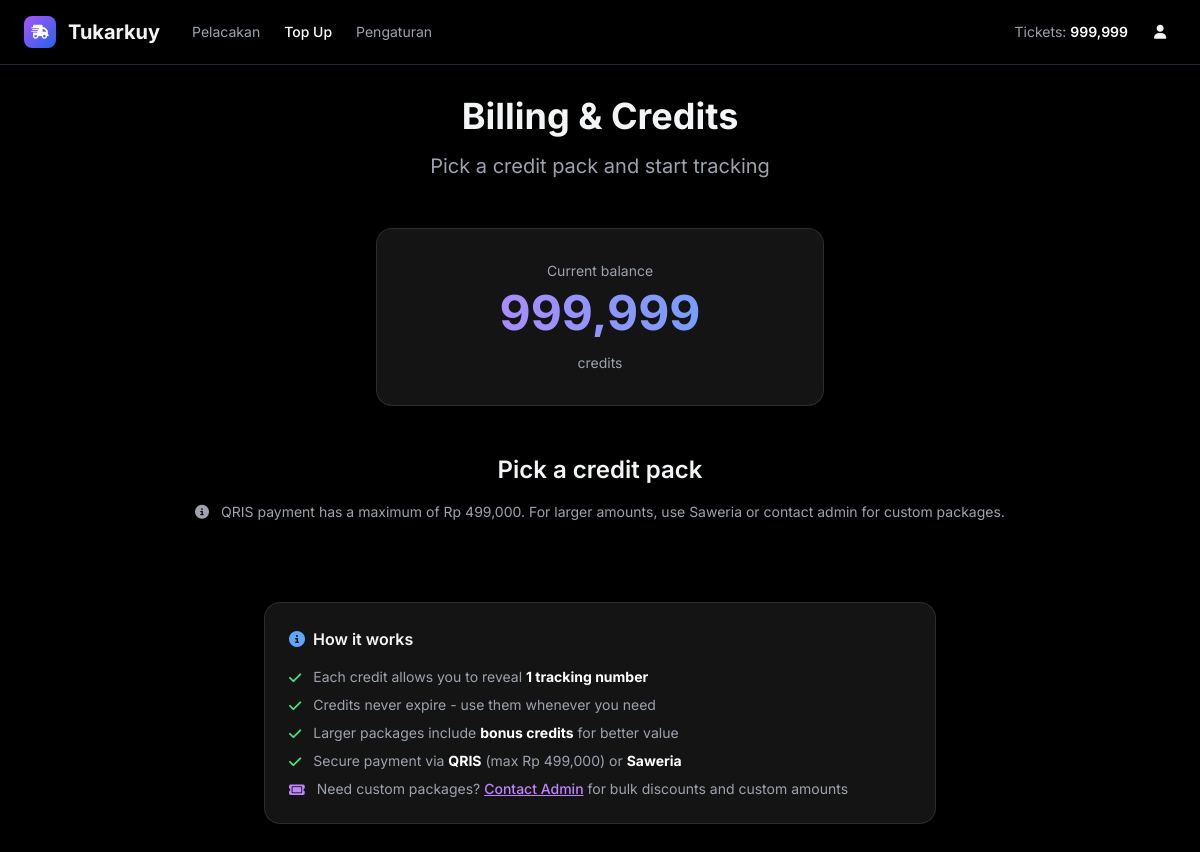
The app's page /tickets.php (signed in), older data.
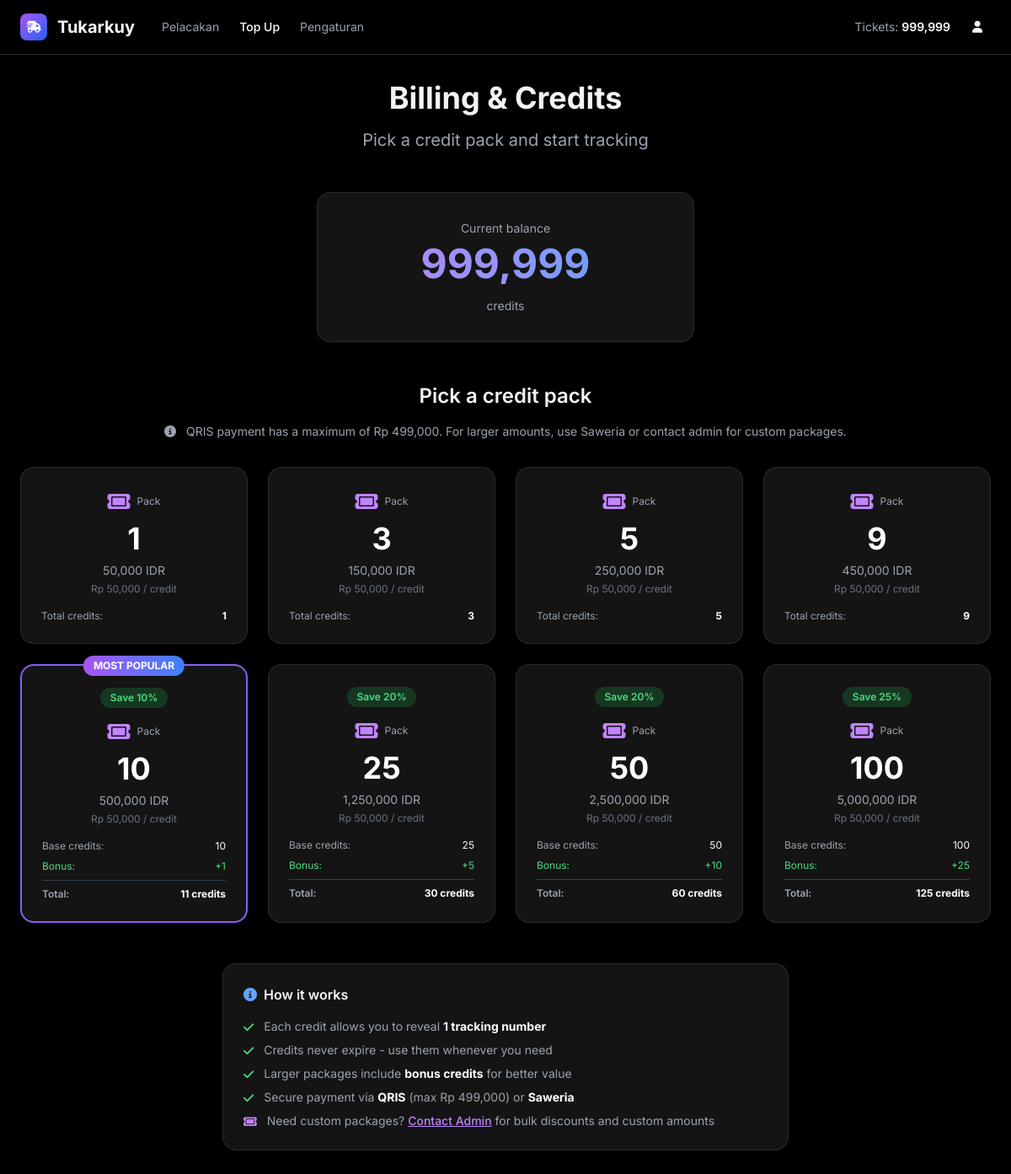
The same page, newer data.
### tables this page shows
CREATE TABLE IF NOT EXISTS users (
    id INT AUTO_INCREMENT PRIMARY KEY,
    email VARCHAR(255) UNIQUE NOT NULL,
    password VARCHAR(255) NOT NULL,
    first_name VARCHAR(100) NOT NULL,
    last_name VARCHAR(100) NOT NULL,
    company VARCHAR(255) DEFAULT NULL,
    role ENUM('user', 'admin') DEFAULT 'user',
    tickets INT DEFAULT 0,
    created_at TIMESTAMP DEFAULT CURRENT_TIMESTAMP,
    updated_at TIMESTAMP DEFAULT CURRENT_TIMESTAMP ON UPDATE CURRENT_TIMESTAMP,
    last_login TIMESTAMP NULL,
    INDEX idx_email (email),
    INDEX idx_role (role)
);

CREATE TABLE IF NOT EXISTS ticket_packages (
    id INT AUTO_INCREMENT PRIMARY KEY,
    credits INT NOT NULL UNIQUE,
    price INT NOT NULL,
    bonus INT DEFAULT 0,
    total_credits INT NOT NULL,
    discount_percentage INT DEFAULT 0,
    active BOOLEAN DEFAULT 1,
    order_index INT DEFAULT 0,
    created_at TIMESTAMP DEFAULT CURRENT_TIMESTAMP,
    updated_at TIMESTAMP DEFAULT CURRENT_TIMESTAMP ON UPDATE CURRENT_TIMESTAMP,
    updated_by INT DEFAULT NULL,
    FOREIGN KEY (updated_by) REFERENCES users(id) ON DELETE SET NULL,
    INDEX idx_credits (credits),
    INDEX idx_active (active),
    INDEX idx_order (order_index)
);

### auth.php (called while the page is built, shortened)
<?php
require_once 'config.php';
function getCurrentUser() {
    $pdo = getDBConnection();
    $stmt = $pdo->prepare("SELECT id, email, first_name, last_name, company, role, tickets, created_at, last_login FROM users WHERE id = ?");
    $stmt->execute([$_SESSION['user_id']]);
    return $stmt->fetch();
}

### config.php (called while the page is built, shortened)
<?php
define('TICKET_PACKAGES', getTicketPackages());
function getTicketPackages() {
    $packages = [];
    try {
        $pdo = getDBConnection();
        $stmt = $pdo->query("SELECT * FROM ticket_packages WHERE active = 1 ORDER BY order_index ASC");
        $rows = $stmt->fetchAll();
        foreach ($rows as $row) {
            $packages[$row['credits']] = [
                'price' => $row['price'],
                'bonus' => $row['bonus'],
                'total' => $row['total_credits'],
                'discount' => $row['discount_percentage']
            ];
        }
    } catch (Exception $e) {
        $packages = [
            1 => ['price' => 50000, 'bonus' => 0, 'total' => 1, 'discount' => 0],
            3 => ['price' => 150000, 'bonus' => 0, 'total' => 3, 'discount' => 0],
            5 => ['price' => 250000, 'bonus' => 0, 'total' => 5, 'discount' => 0],
            9 => ['price' => 450000, 'bonus' => 0, 'total' => 9, 'discount' => 0],
            10 => ['price' => 500000, 'bonus' => 1, 'total' => 11, 'discount' => 10],
            25 => ['price' => 1250000, 'bonus' => 5, 'total' => 30, 'discount' => 15],
            50 => ['price' => 2500000, 'bonus' => 10, 'total' => 60, 'discount' => 20],
            100 => ['price' => 5000000, 'bonus' => 25, 'total' => 125, 'discount' => 25]
        ];
    }
    return $packages;
}
function getDBConnection() {
    static $pdo = null;
    if ($pdo === null) {
        try {
            $pdo = new PDO(
                "mysql:host=" . DB_HOST . ";dbname=" . DB_NAME . ";charset=utf8mb4",
                DB_USER,
                DB_PASS,
                [
                    PDO::ATTR_ERRMODE => PDO::ERRMODE_EXCEPTION,
                    PDO::ATTR_DEFAULT_FETCH_MODE => PDO::FETCH_ASSOC,
                    PDO::ATTR_EMULATE_PREPARES => false
                ]
            );
        } catch (PDOException $e) {
            die('Database connection failed: ' . $e->getMessage());
        }
    }
    return $pdo;
}

### tickets.php (the view, shortened to what this page needs)
<?php
require_once 'config.php';
require_once 'auth.php';
$user = getCurrentUser();
$packages = TICKET_PACKAGES;
?>
<!DOCTYPE html>
<html lang="en" class="dark">
<head>
    <script src="https://cdn.tailwindcss.com"></script>
    <link rel="stylesheet" href="https://cdnjs.cloudflare.com/ajax/libs/font-awesome/6.4.0/css/all.min.css">
</head>
<body class="bg-black text-gray-100 min-h-screen">
    <nav class="fixed top-0 left-0 right-0 z-50 px-6 py-4 bg-black/80 backdrop-blur-md border-b border-gray-800">
        <div class="max-w-[1600px] mx-auto">
            <div class="flex items-center justify-between">
                <div class="flex items-center space-x-8">
                    <a href="/track" class="flex items-center space-x-3">
                        <div class="w-8 h-8 bg-gradient-to-br from-purple-500 to-blue-600 rounded-lg flex items-center justify-center">
                            <i class="fas fa-shipping-fast text-white text-sm"></i>
                        </div>
                        <span class="text-xl font-bold">Tukarkuy</span>
                    </a>
                    <div class="hidden md:flex items-center space-x-6 text-sm">
                        <a href="/track" class="text-gray-400 hover:text-white transition">Pelacakan</a>
                        <a href="/tickets" class="text-white font-medium">Top Up</a>
                        <a href="/settings" class="text-gray-400 hover:text-white transition">Pengaturan</a>
                    </div>
                </div>
                <div class="flex items-center space-x-4">
                    <span class="text-sm text-gray-400">Tickets: <span class="text-white font-semibold"><?php echo number_format($user['tickets']); ?></span></span>
                    <div class="relative group">
                        <button class="w-8 h-8 rounded-lg bg-dark-300 hover:bg-dark-400 transition flex items-center justify-center">
                            <i class="fas fa-user text-sm"></i>
                        </button>
                    </div>
                </div>
            </div>
        </div>
    </nav>
    <div class="pt-24 px-6 pb-12">
        <div class="max-w-7xl mx-auto">
            <div class="text-center mb-12">
                <h1 class="text-4xl font-bold mb-4">Billing & Credits</h1>
                <p class="text-xl text-gray-400">Pick a credit pack and start tracking</p>
            </div>
            <div class="max-w-md mx-auto mb-12">
                <div class="glass-effect rounded-2xl p-8 text-center">
                    <p class="text-sm text-gray-400 mb-2">Current balance</p>
                    <div class="text-5xl font-bold bg-gradient-to-r from-purple-400 to-blue-400 bg-clip-text text-transparent mb-4">
                    </div>
                    <p class="text-sm text-gray-400">credits</p>
                </div>
            </div>
            <div class="mb-6">
                <h2 class="text-2xl font-semibold text-center mb-4">Pick a credit pack</h2>
                <p class="text-center text-sm text-gray-400 mb-8">
                    <i class="fas fa-info-circle mr-2"></i>
                    QRIS payment has a maximum of Rp 499,000. For larger amounts, use Saweria or contact admin for custom packages.
                </p>
                <div class="grid grid-cols-1 md:grid-cols-2 lg:grid-cols-4 gap-6">
                    <?php foreach ($packages as $credits => $package): ?>
                    <div class="package-card glass-effect rounded-2xl p-6 cursor-pointer <?php echo $credits == 10 ? 'popular' : ''; ?>"
                         onclick="selectPackage(<?php echo $credits; ?>, <?php echo $package['price']; ?>, <?php echo $package['total']; ?>, <?php echo $package['bonus']; ?>)">
                        <?php if ($credits == 10): ?>
                        <div class="absolute -top-3 left-1/2 -translate-x-1/2 bg-gradient-to-r from-purple-500 to-blue-500 text-white text-xs font-bold px-3 py-1 rounded-full">
                            MOST POPULAR
                        </div>
                        <?php endif; ?>
                        <div class="text-center mb-4">
                            <?php if ($package['bonus'] > 0): ?>
                            <div class="inline-block bg-green-500/20 text-green-400 text-xs font-semibold px-3 py-1 rounded-full mb-3">
                                Save <?php echo round(($package['bonus'] / $credits) * 100); ?>%
                            </div>
                            <?php endif; ?>
                            <div class="flex items-center justify-center space-x-2 mb-2">
                                <i class="fas fa-ticket text-2xl text-purple-400"></i>
                                <span class="text-xs text-gray-400">Pack</span>
                            </div>
                            <div class="text-4xl font-bold text-white mb-2">
                                <?php echo $credits; ?>
                            </div>
                            <div class="text-sm text-gray-400 mb-1">
                                <?php echo number_format($package['price']); ?> IDR
                            </div>
                            <div class="text-xs text-gray-500">
                                Rp <?php echo number_format($package['price'] / $credits); ?> / credit
                            </div>
                        </div>
                        <div class="space-y-2 text-sm">
                            <?php if ($package['bonus'] > 0): ?>
                            <div class="flex items-center justify-between text-xs">
                                <span class="text-gray-400">Base credits:</span>
                                <span class="text-white"><?php echo $credits; ?></span>
                            </div>
                            <div class="flex items-center justify-between text-xs">
                                <span class="text-green-400">Bonus:</span>
                                <span class="text-green-400">+<?php echo $package['bonus']; ?></span>
                            </div>
                            <div class="border-t border-gray-700 pt-2 flex items-center justify-between text-xs">
                                <span class="text-gray-400 font-semibold">Total:</span>
                                <span class="text-white font-bold"><?php echo $package['total']; ?> credits</span>
                            </div>
                            <?php else: ?>
                            <div class="flex items-center justify-between text-xs">
                                <span class="text-gray-400">Total credits:</span>
                                <span class="text-white font-bold"><?php echo $package['total']; ?></span>
                            </div>
                            <?php endif; ?>
                        </div>
                    </div>
                    <?php endforeach; ?>
                </div>
            </div>
            <div class="max-w-2xl mx-auto mt-12">
                <div class="glass-effect rounded-2xl p-6">
                    <h3 class="font-semibold mb-4 flex items-center">
                        <i class="fas fa-info-circle text-blue-400 mr-2"></i>
                        How it works
                    </h3>
                    <ul class="space-y-2 text-sm text-gray-400">
                        <li class="flex items-start">
                            <i class="fas fa-check text-green-400 mr-3 mt-1"></i>
                            <span>Each credit allows you to reveal <strong class="text-white">1 tracking number</strong></span>
                        </li>
                        <li class="flex items-start">
                            <i class="fas fa-check text-green-400 mr-3 mt-1"></i>
                            <span>Credits never expire - use them whenever you need</span>
                        </li>
                        <li class="flex items-start">
                            <i class="fas fa-check text-green-400 mr-3 mt-1"></i>
                            <span>Larger packages include <strong class="text-white">bonus credits</strong> for better value</span>
                        </li>
                        <li class="flex items-start">
                            <i class="fas fa-check text-green-400 mr-3 mt-1"></i>
                            <span>Secure payment via <strong class="text-white">QRIS</strong> (max Rp 499,000) or <strong class="text-white">Saweria</strong></span>
                        </li>
                        <li class="flex items-start">
                            <i class="fas fa-ticket text-purple-400 mr-3 mt-1"></i>
                            <span>Need custom packages? <a href="mailto:support@tukaruy.online" class="text-purple-400 hover:text-purple-300 underline font-medium">Contact Admin</a> for bulk discounts and custom amounts</span>
                        </li>
                    </ul>
                </div>
            </div>
        </div>
    </div>
</body>
</html>

### tickets.php (style rules this page uses)
body { font-family: 'Inter', sans-serif; }
.glass-effect { background: rgba(26, 26, 26, 0.8); backdrop-filter: blur(10px); border: 1px solid rgba(255, 255, 255, 0.1); }
.package-card { transition: all 0.3s ease; }
.package-card.popular { border: 2px solid #8b5cf6; position: relative; }

Row changes from the older to the newer data that the page shows:
added ticket_packages: credits "1", price "50,000", $package['price']/$credits "50,000", total "1"
added ticket_packages: credits "3", price "150,000", $package['price']/$credits "50,000", total "3"
added ticket_packages: credits "5", price "250,000", $package['price']/$credits "50,000", total "5"
added ticket_packages: credits "9", price "450,000", $package['price']/$credits "50,000", total "9"
added ticket_packages: shows "MOST POPULAR", ($package['bonus']/$credits)*100 "10", credits "10", price "500,000", $package['price']/$credits "50,000", bonus "1", total_credits "11"
added ticket_packages: ($package['bonus']/$credits)*100 "20", credits "25", price "1,250,000", $package['price']/$credits "50,000", bonus "5", total_credits "30"
added ticket_packages: ($package['bonus']/$credits)*100 "20", credits "50", price "2,500,000", $package['price']/$credits "50,000", bonus "10", total_credits "60"
added ticket_packages: ($package['bonus']/$credits)*100 "25", credits "100", price "5,000,000", $package['price']/$credits "50,000", bonus "25", total_credits "125"
